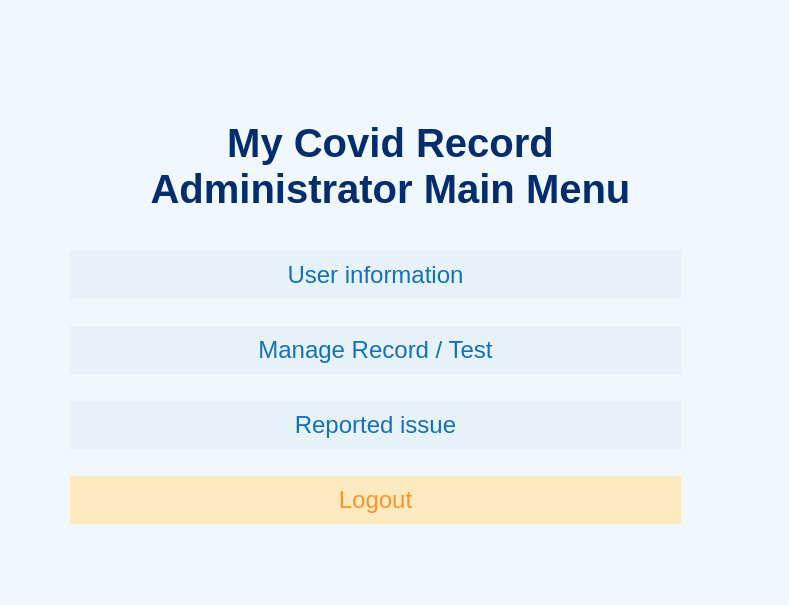
<?xml version="1.0" encoding="UTF-8"?>
<ui version="4.0">
 <class>admin_menu</class>
 <widget class="QDialog" name="admin_menu">
  <property name="geometry">
   <rect>
    <x>0</x>
    <y>0</y>
    <width>789</width>
    <height>605</height>
   </rect>
  </property>
  <property name="windowTitle">
   <string>Dialog</string>
  </property>
  <property name="styleSheet">
   <string notr="true">background-color: rgb(240, 248, 253);</string>
  </property>
  <widget class="QLabel" name="label">
   <property name="geometry">
    <rect>
     <x>40</x>
     <y>80</y>
     <width>701</width>
     <height>171</height>
    </rect>
   </property>
   <property name="minimumSize">
    <size>
     <width>701</width>
     <height>171</height>
    </size>
   </property>
   <property name="styleSheet">
    <string notr="true">font-size:30pt; 
font-weight:600;
color:#042d6d</string>
   </property>
   <property name="text">
    <string>My Covid Record
Administrator Main Menu</string>
   </property>
   <property name="alignment">
    <set>Qt::AlignCenter</set>
   </property>
  </widget>
  <widget class="QWidget" name="layoutWidget">
   <property name="geometry">
    <rect>
     <x>70</x>
     <y>240</y>
     <width>611</width>
     <height>296</height>
    </rect>
   </property>
   <layout class="QVBoxLayout" name="verticalLayout">
    <item>
     <widget class="QPushButton" name="pushButton_manage_user">
      <property name="styleSheet">
       <string notr="true">background-color: rgba(231,241,248,255);
color: rgba(18,113,188,255);
font-size:18pt; font-weight:400; 
border: none;
padding: 10,10,10,10;
margin: 10, 10, 10, 10;</string>
      </property>
      <property name="text">
       <string>User information</string>
      </property>
     </widget>
    </item>
    <item>
     <widget class="QPushButton" name="pushButton_manage_RT">
      <property name="styleSheet">
       <string notr="true">background-color: rgba(231,241,248,255);
color: rgba(18,113,188,255);
font-size:18pt; font-weight:400; 
border: none;
padding: 10,10,10,10;
margin: 10, 10, 10, 10;</string>
      </property>
      <property name="text">
       <string>Manage Record / Test</string>
      </property>
     </widget>
    </item>
    <item>
     <widget class="QPushButton" name="pushButton_issues">
      <property name="styleSheet">
       <string notr="true">background-color: rgba(231,241,248,255);
color: rgba(18,113,188,255);
font-size:18pt; font-weight:400; 
border: none;
padding: 10,10,10,10;
margin: 10, 10, 10, 10;</string>
      </property>
      <property name="text">
       <string>Reported issue</string>
      </property>
     </widget>
    </item>
    <item>
     <widget class="QPushButton" name="pushButton_logout">
      <property name="styleSheet">
       <string notr="true">background-color: rgba(254,234,191,255);
color: rgba(251,146,44,255);
font-size:18pt; font-weight:400; 
border: none;
padding: 10,10,10,10;
margin: 10, 10, 10, 10;</string>
      </property>
      <property name="text">
       <string>Logout</string>
      </property>
     </widget>
    </item>
   </layout>
  </widget>
 </widget>
 <resources/>
 <connections/>
</ui>
